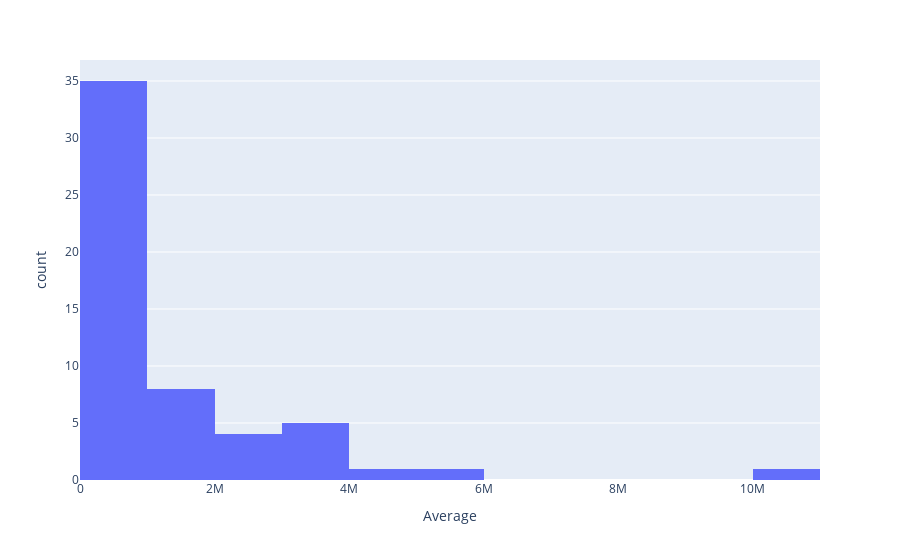
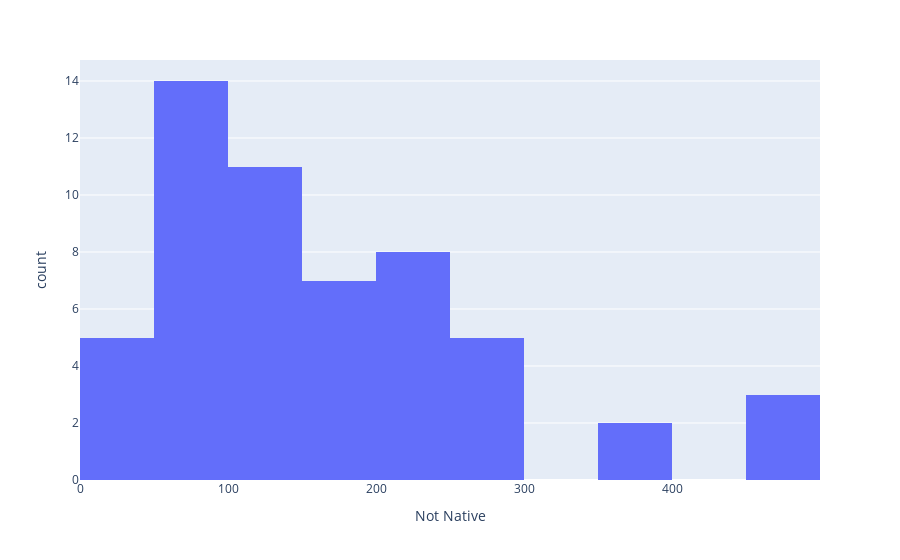

The notebook cell these images were saved under, in order:
### Code cell
#Histogram
fig1 = px.histogram(biodiversity_df_noHawaii, x="Average")
fig1.show()

fig2 = px.histogram(biodiversity_df_noHawaii, x="Not Native")
fig2.show()

### Figure 1 — Plotly figure (JSON) as saved in the notebook; plotly's stock layout.template omitted (floating-point values rounded to 4 significant figures)
{"data": [{"alignmentgroup": "True", "bingroup": "x", "hovertemplate": "Average=%{x}<br>count=%{y}<extra></extra>", "legendgroup": "", "marker": {"color": "#636efa"}, "name": "", "offsetgroup": "", "orientation": "v", "showlegend": false, "type": "histogram", "x": [2872667, 1334063, 951227, 377154, 509950, 239225, 1867144, 599385, 906527, 429958, 317325, 128785, 588563, 2251537, 1213505, 522290, 64769, 989213, 10912, 522075, 2537795, 5252922, 3007602, 118948, 347784, 10494546, 175447, 1425899, 20324, 2051616, 43923, 310492, 12278, 14914, 453177, 533183, 544696, 1272210, 26423, 3137142, 677785, 235338, 446973, 3815953, 783004, 1710912, 1671910, 1297377, 641534, 230857, 582903, 75193, 3779045, 4122831, 3571925], "xaxis": "x", "yaxis": "y"}], "layout": {"barmode": "relative", "legend": {"tracegroupgap": 0}, "margin": {"t": 60}, "xaxis": {"anchor": "y", "domain": [0, 1], "title": {"text": "Average"}}, "yaxis": {"anchor": "x", "domain": [0, 1], "title": {"text": "count"}}}}

### Figure 2 — Plotly figure (JSON) as saved in the notebook; plotly's stock layout.template omitted (floating-point values rounded to 4 significant figures)
{"data": [{"alignmentgroup": "True", "bingroup": "x", "hovertemplate": "Not Native=%{x}<br>count=%{y}<extra></extra>", "legendgroup": "", "marker": {"color": "#636efa"}, "name": "", "offsetgroup": "", "orientation": "v", "showlegend": false, "type": "histogram", "x": [486, 108, 100, 112, 241, 130, 98, 120, 158, 73, 233, 85, 69, 290, 127, 22, 196, 495, 0, 71, 159, 225, 168, 85, 50, 456, 51, 263, 199, 64, 18, 33, 0, 66, 89, 234, 130, 170, 249, 270, 59, 144, 368, 108, 115, 261, 261, 377, 97, 161, 113, 81, 230, 207, 203], "xaxis": "x", "yaxis": "y"}], "layout": {"barmode": "relative", "legend": {"tracegroupgap": 0}, "margin": {"t": 60}, "xaxis": {"anchor": "y", "domain": [0, 1], "title": {"text": "Not Native"}}, "yaxis": {"anchor": "x", "domain": [0, 1], "title": {"text": "count"}}}}
